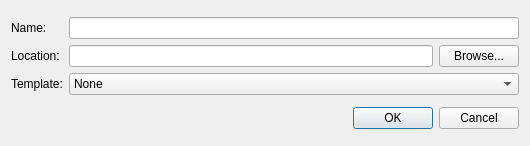
<?xml version="1.0" encoding="UTF-8"?>
<ui version="4.0">
 <class>NewFile</class>
 <widget class="QDialog" name="NewFile">
  <property name="geometry">
   <rect>
    <x>0</x>
    <y>0</y>
    <width>530</width>
    <height>146</height>
   </rect>
  </property>
  <property name="windowTitle">
   <string>New Irbis File</string>
  </property>
  <layout class="QVBoxLayout" name="verticalLayout">
   <item>
    <layout class="QGridLayout" name="gridLayout">
     <item row="0" column="0">
      <widget class="QLabel" name="label">
       <property name="text">
        <string>Name:</string>
       </property>
      </widget>
     </item>
     <item row="1" column="1">
      <layout class="QHBoxLayout" name="horizontalLayout">
       <item>
        <widget class="QLineEdit" name="lineEditLocation"/>
       </item>
       <item>
        <widget class="QPushButton" name="pushButtonBrowse">
         <property name="text">
          <string>Browse...</string>
         </property>
        </widget>
       </item>
      </layout>
     </item>
     <item row="1" column="0">
      <widget class="QLabel" name="label_2">
       <property name="text">
        <string>Location:</string>
       </property>
      </widget>
     </item>
     <item row="0" column="1">
      <widget class="QLineEdit" name="lineEditName"/>
     </item>
     <item row="2" column="0">
      <widget class="QLabel" name="label_3">
       <property name="text">
        <string>Template:</string>
       </property>
      </widget>
     </item>
     <item row="2" column="1">
      <widget class="QComboBox" name="comboBoxTemplate">
       <item>
        <property name="text">
         <string>None</string>
        </property>
       </item>
       <item>
        <property name="text">
         <string>Program</string>
        </property>
       </item>
       <item>
        <property name="text">
         <string>Library</string>
        </property>
       </item>
       <item>
        <property name="text">
         <string>Hello World</string>
        </property>
       </item>
      </widget>
     </item>
    </layout>
   </item>
   <item>
    <widget class="QDialogButtonBox" name="buttonBox">
     <property name="orientation">
      <enum>Qt::Horizontal</enum>
     </property>
     <property name="standardButtons">
      <set>QDialogButtonBox::Cancel|QDialogButtonBox::Ok</set>
     </property>
    </widget>
   </item>
  </layout>
 </widget>
 <resources/>
 <connections>
  <connection>
   <sender>buttonBox</sender>
   <signal>accepted()</signal>
   <receiver>NewFile</receiver>
   <slot>accept()</slot>
   <hints>
    <hint type="sourcelabel">
     <x>248</x>
     <y>254</y>
    </hint>
    <hint type="destinationlabel">
     <x>157</x>
     <y>274</y>
    </hint>
   </hints>
  </connection>
  <connection>
   <sender>buttonBox</sender>
   <signal>rejected()</signal>
   <receiver>NewFile</receiver>
   <slot>reject()</slot>
   <hints>
    <hint type="sourcelabel">
     <x>316</x>
     <y>260</y>
    </hint>
    <hint type="destinationlabel">
     <x>286</x>
     <y>274</y>
    </hint>
   </hints>
  </connection>
 </connections>
</ui>
